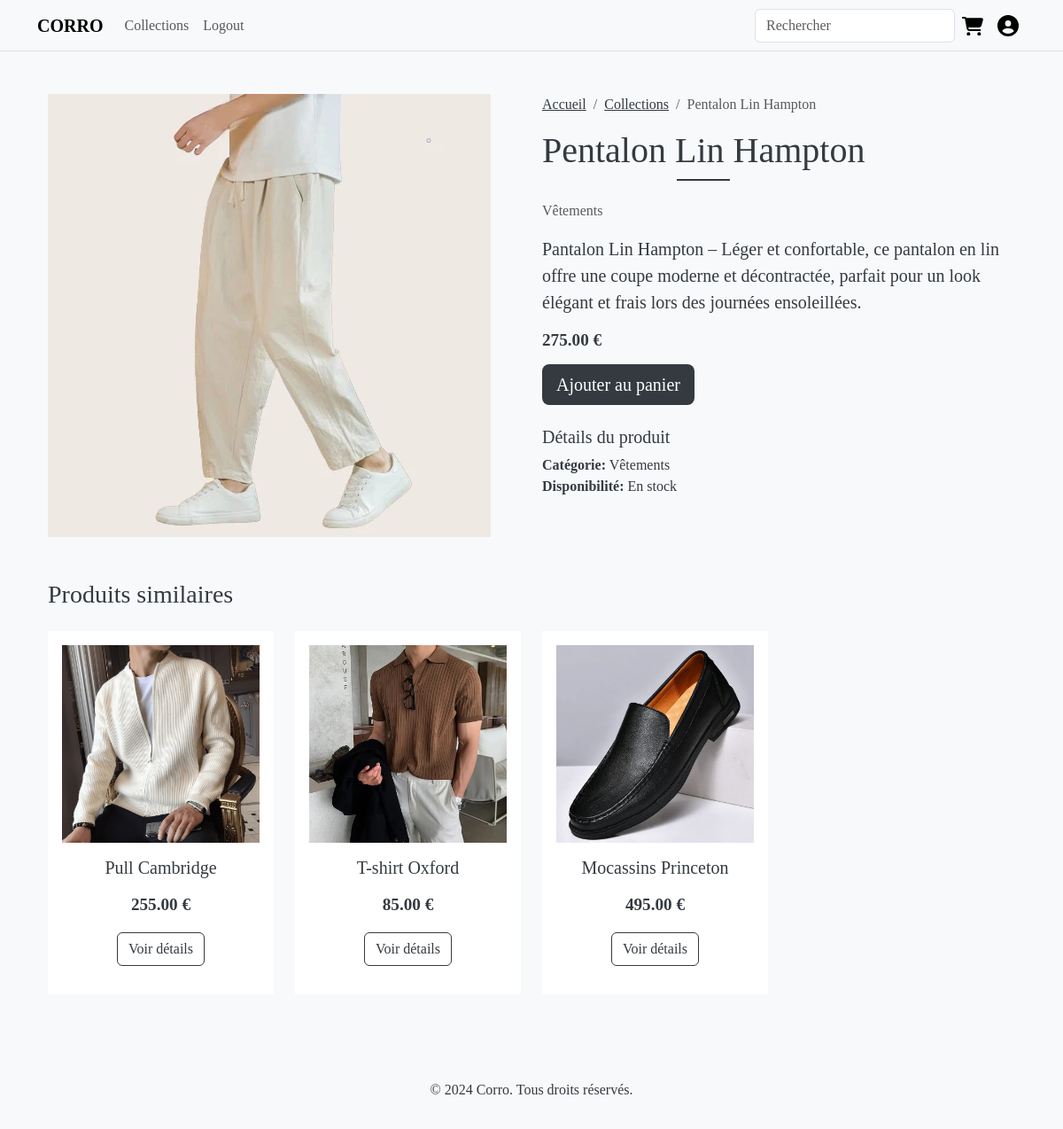
/product/pentalon-lin-hampton/, run on the app's committed database.
### products/models.py (models this page shows, shortened)
class Product(models.Model):
    category = models.ForeignKey(Category, on_delete=models.CASCADE)
    name = models.CharField(max_length=200)
    slug = models.SlugField(unique=True)
    description = models.TextField()
    price = models.DecimalField(max_digits=10, decimal_places=2)
    image = models.ImageField(upload_to='products/')
    stock = models.IntegerField()
    available = models.BooleanField(default=True)
    created = models.DateTimeField(auto_now_add=True)
    updated = models.DateTimeField(auto_now=True)
    def get_absolute_url(self):
        return reverse('product_detail', args=[self.slug])

class Category(models.Model):
    name = models.CharField(max_length=100)
    slug = models.SlugField(unique=True)
    class Meta:
        verbose_name_plural = 'categories'

### products/views.py (the view)
# urls.py: path('product/<slug:slug>/', views.product_detail, name='product_detail'),
def product_detail(request, slug):
    product = get_object_or_404(Product, slug=slug, available=True)
    related_products = Product.objects.filter(category=product.category).exclude(id=product.id)[:4]
    return render(request, 'products/product_detail.html', {
        'product': product,
        'related_products': related_products
    })

### templates/products/product_detail.html (shortened to what this page needs)
{% extends 'base.html' %}
{% block content %}
<div class="container mt-5">
    <div class="row">
        <div class="col-md-6">
            <img src="{{ product.image.url }}" class="img-fluid" alt="{{ product.name }}">
        </div>
        <div class="col-md-6">
            <nav aria-label="breadcrumb">
                <ol class="breadcrumb">
                    <li class="breadcrumb-item"><a href="{% url 'home' %}">Accueil</a></li>
                    <li class="breadcrumb-item"><a href="{% url 'product_list' %}">Collections</a></li>
                    <li class="breadcrumb-item active">{{ product.name }}</li>
                </ol>
            </nav>
            <h2>{{ product.name }}</h2>
            <p class="text-muted">{{ product.category.name }}</p>
            <p class="lead">{{ product.description }}</p>
            <h4 class="price">{{ product.price }} €</h4>
            <form action="{% url 'mycart:cart_add' product.id %}" method="post" class="mb-4">
                <button type="submit" class="btn btn-dark btn-lg">Ajouter au panier</button>
            </form>
            <div class="product-details mt-4">
                <h5>Détails du produit</h5>
                <ul class="list-unstyled">
                    <li><strong>Catégorie:</strong> {{ product.category.name }}</li>
                    <li><strong>Disponibilité:</strong> {% if product.stock > 0 %}En stock{% else %}Rupture de stock{% endif %}</li>
                </ul>
            </div>
        </div>
    </div>
    {% if related_products %}
    <section class="related-products mt-5">
        <h3 class="mb-4">Produits similaires</h3>
        <div class="row">
            {% for related in related_products %}
            <div class="col-md-3">
                <div class="product-card">
                    <img src="{{ related.image.url }}" class="img-fluid" alt="{{ related.name }}">
                    <div class="product-info">
                        <h5>{{ related.name }}</h5>
                        <p class="price">{{ related.price }} €</p>
                        <a href="{{ related.get_absolute_url }}" class="btn btn-outline-dark">Voir détails</a>
                    </div>
                </div>
            </div>
            {% endfor %}
        </div>
    </section>
    {% endif %}
</div>
{% endblock %}

### staticfiles/css/style.css (style rules this page uses)
.product-card { transition: transform 0.3s ease; }
body { font-family: 'Times New Roman', Times, serif; background-color: #f8f9fa; color: #343a40; }
.breadcrumb-item a { color: #343a40 !important; }
.btn-dark { background-color: #343a40; border: none; }
.btn-outline-dark { border-color: #343a40; color: #343a40; }
.product-card { margin-bottom: 30px; background: white; border: none; transition: transform 0.3s ease; }
.product-info { padding: 1.5rem; text-align: center; }
.product-info h5 { font-family: 'Playfair Display', serif; margin-bottom: 0.5rem; }
.price { color: #666; font-size: 1.1rem; margin-bottom: 1rem; }
h2 { font-family: 'Playfair Display', serif; font-size: 2.5rem; margin-bottom: 2rem; position: relative; display: inline-block; }
h2:after { content: ''; position: absolute; bottom: -10px; left: 50%; transform: translateX(-50%); width: 60px; height: 2px; background: #343a40; }
.product-card { background: white; padding: 1rem; margin-bottom: 2rem; transition: transform 0.3s ease, box-shadow 0.3s ease; }
.product-info { padding: 1rem; text-align: center; }
.price { color: #343a40; font-size: 1.2rem; font-weight: bold; margin: 1rem 0; }

### data on the page
Product: image (picture), name "Pentalon Lin Hampton", category.name "Vêtements", description "Pantalon Lin Hampton – Léger et confortable, ce pantalon en lin offre une coupe moderne et décontractée, parfait pour un look élégant et frais lors des journées ensoleillées.", price "275.00"
Product: image (picture), name "Pull Cambridge", price "255.00"
Product: image (picture), name "T-shirt Oxford", price "85.00"
Product: image (picture), name "Mocassins Princeton", price "495.00"
